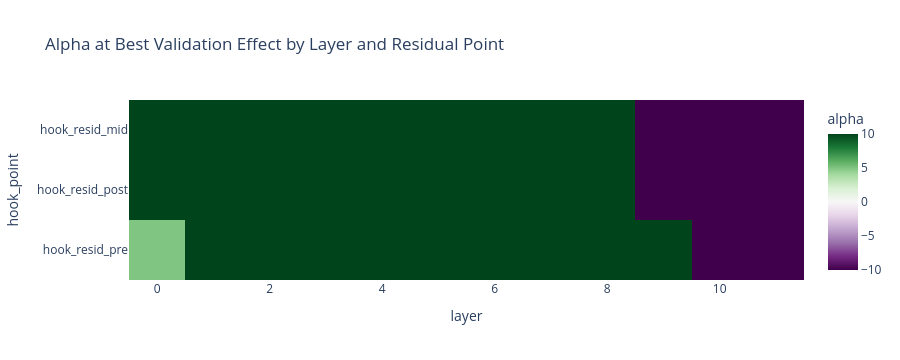

Notebook source saved alongside this figure:
### Code cell
if not validation.empty:
    best_idx = validation.groupby(["layer", "hook_point"])["signed_effect_mean"].idxmax()
    best_by_site = validation.loc[best_idx].copy()
    fig = px.imshow(
        best_by_site.pivot(index="hook_point", columns="layer", values="alpha"),
        color_continuous_scale="PRGn",
        aspect="auto",
        title="Alpha at Best Validation Effect by Layer and Residual Point",
        labels={"color": "alpha"},
    )
    fig.update_layout(height=360)
    fig.show()

### Figure 1 — Plotly figure (JSON) as saved in the notebook; plotly's stock layout.template omitted (floating-point values rounded to 4 significant figures)
{"data": [{"coloraxis": "coloraxis", "hovertemplate": "layer: %{x}<br>hook_point: %{y}<br>alpha: %{z}<extra></extra>", "name": "0", "type": "heatmap", "x": [0, 1, 2, 3, 4, 5, 6, 7, 8, 9, 10, 11], "xaxis": "x", "y": ["hook_resid_mid", "hook_resid_post", "hook_resid_pre"], "yaxis": "y", "z": [[10.0, 10.0, 10.0, 10.0, 10.0, 10.0, 10.0, 10.0, 10.0, -10.0, -10.0, -10.0], [10.0, 10.0, 10.0, 10.0, 10.0, 10.0, 10.0, 10.0, 10.0, -10.0, -10.0, -10.0], [5.0, 10.0, 10.0, 10.0, 10.0, 10.0, 10.0, 10.0, 10.0, 10.0, -10.0, -10.0]]}], "layout": {"coloraxis": {"colorbar": {"title": {"text": "alpha"}}, "colorscale": [[0, "rgb(64,0,75)"], [0.1, "rgb(118,42,131)"], [0.2, "rgb(153,112,171)"], [0.3, "rgb(194,165,207)"], [0.4, "rgb(231,212,232)"], [0.5, "rgb(247,247,247)"], [0.6, "rgb(217,240,211)"], [0.7, "rgb(166,219,160)"], [0.8, "rgb(90,174,97)"], [0.9, "rgb(27,120,55)"], [1, "rgb(0,68,27)"]]}, "height": 360, "title": {"text": "Alpha at Best Validation Effect by Layer and Residual Point"}, "xaxis": {"anchor": "y", "domain": [0, 1], "title": {"text": "layer"}}, "yaxis": {"anchor": "x", "autorange": "reversed", "domain": [0, 1], "title": {"text": "hook_point"}}}}
